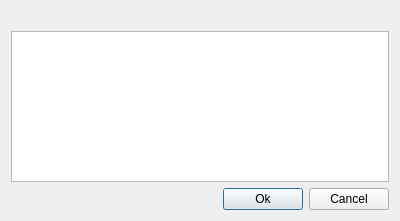
<?xml version="1.0" encoding="UTF-8"?>
<ui version="4.0">
 <class>BrowserEntrySaveDialog</class>
 <widget class="QDialog" name="BrowserEntrySaveDialog">
  <property name="geometry">
   <rect>
    <x>0</x>
    <y>0</y>
    <width>400</width>
    <height>221</height>
   </rect>
  </property>
  <property name="windowTitle">
   <string>OpenVireo - Select Database</string>
  </property>
  <layout class="QVBoxLayout" name="verticalLayout">
   <item>
    <widget class="QLabel" name="label">
     <property name="text">
      <string/>
     </property>
    </widget>
   </item>
   <item>
    <widget class="QListWidget" name="itemsList"/>
   </item>
   <item>
    <layout class="QHBoxLayout" name="horizontalLayout">
     <item>
      <spacer name="horizontalSpacer">
       <property name="orientation">
        <enum>Qt::Horizontal</enum>
       </property>
       <property name="sizeHint" stdset="0">
        <size>
         <width>40</width>
         <height>20</height>
        </size>
       </property>
      </spacer>
     </item>
     <item>
      <widget class="QPushButton" name="okButton">
       <property name="text">
        <string>Ok</string>
       </property>
      </widget>
     </item>
     <item>
      <widget class="QPushButton" name="cancelButton">
       <property name="text">
        <string>Cancel</string>
       </property>
      </widget>
     </item>
    </layout>
   </item>
  </layout>
 </widget>
 <resources/>
 <connections/>
</ui>
